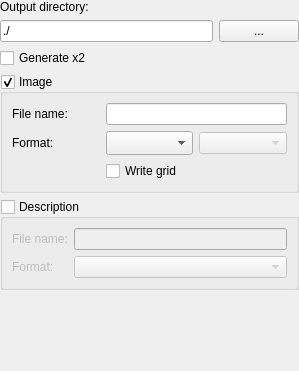
<?xml version="1.0" encoding="UTF-8"?>
<ui version="4.0">
 <class>OutputFrame</class>
 <widget class="QWidget" name="OutputFrame">
  <property name="geometry">
   <rect>
    <x>0</x>
    <y>0</y>
    <width>299</width>
    <height>371</height>
   </rect>
  </property>
  <property name="sizePolicy">
   <sizepolicy hsizetype="Minimum" vsizetype="Minimum">
    <horstretch>0</horstretch>
    <verstretch>0</verstretch>
   </sizepolicy>
  </property>
  <property name="windowTitle">
   <string>Frame</string>
  </property>
  <property name="locale">
   <locale language="English" country="UnitedStates"/>
  </property>
  <layout class="QGridLayout" name="gridLayout">
   <property name="sizeConstraint">
    <enum>QLayout::SetMinimumSize</enum>
   </property>
   <property name="leftMargin">
    <number>0</number>
   </property>
   <property name="topMargin">
    <number>0</number>
   </property>
   <property name="rightMargin">
    <number>0</number>
   </property>
   <property name="bottomMargin">
    <number>0</number>
   </property>
   <item row="0" column="0">
    <widget class="QLabel" name="label">
     <property name="text">
      <string>Output directory:</string>
     </property>
     <property name="buddy">
      <cstring>lineEditPath</cstring>
     </property>
    </widget>
   </item>
   <item row="1" column="1">
    <widget class="QPushButton" name="pushButtonSelectPath">
     <property name="text">
      <string notr="true">...</string>
     </property>
    </widget>
   </item>
   <item row="3" column="0" colspan="2">
    <widget class="QGroupBox" name="groupBoxImage">
     <property name="title">
      <string>Image</string>
     </property>
     <property name="checkable">
      <bool>true</bool>
     </property>
     <layout class="QGridLayout" name="gridLayout_2">
      <item row="0" column="1" colspan="2">
       <widget class="QLineEdit" name="lineEditImageFilename"/>
      </item>
      <item row="0" column="0">
       <widget class="QLabel" name="label_2">
        <property name="text">
         <string>File name:</string>
        </property>
        <property name="buddy">
         <cstring>lineEditImageFilename</cstring>
        </property>
       </widget>
      </item>
      <item row="1" column="1">
       <widget class="QComboBox" name="comboBoxImageFormat">
        <property name="sizeAdjustPolicy">
         <enum>QComboBox::AdjustToMinimumContentsLengthWithIcon</enum>
        </property>
        <property name="frame">
         <bool>true</bool>
        </property>
       </widget>
      </item>
      <item row="1" column="0">
       <widget class="QLabel" name="label_3">
        <property name="text">
         <string>Format:</string>
        </property>
        <property name="buddy">
         <cstring>comboBoxImageFormat</cstring>
        </property>
       </widget>
      </item>
      <item row="1" column="2">
       <widget class="QComboBox" name="comboBoxImageChannels">
        <property name="enabled">
         <bool>false</bool>
        </property>
       </widget>
      </item>
      <item row="3" column="1">
       <widget class="QCheckBox" name="checkBoxDrawGrid">
        <property name="text">
         <string>Write grid</string>
        </property>
       </widget>
      </item>
      <item row="3" column="2">
       <widget class="ColorButton" name="widgetGridColor" native="true">
        <property name="enabled">
         <bool>false</bool>
        </property>
       </widget>
      </item>
     </layout>
    </widget>
   </item>
   <item row="4" column="0" colspan="2">
    <widget class="QGroupBox" name="groupBoxDescription">
     <property name="enabled">
      <bool>true</bool>
     </property>
     <property name="title">
      <string>Description</string>
     </property>
     <property name="checkable">
      <bool>true</bool>
     </property>
     <property name="checked">
      <bool>false</bool>
     </property>
     <layout class="QGridLayout" name="gridLayout_3">
      <item row="0" column="1">
       <widget class="QLineEdit" name="lineEditDescriptionFilename"/>
      </item>
      <item row="0" column="0">
       <widget class="QLabel" name="label_4">
        <property name="text">
         <string>File name:</string>
        </property>
       </widget>
      </item>
      <item row="1" column="0">
       <widget class="QLabel" name="label_5">
        <property name="text">
         <string>Format:</string>
        </property>
       </widget>
      </item>
      <item row="1" column="1">
       <widget class="QComboBox" name="comboBoxDescriptionType"/>
      </item>
     </layout>
    </widget>
   </item>
   <item row="5" column="0">
    <spacer name="verticalSpacer">
     <property name="orientation">
      <enum>Qt::Vertical</enum>
     </property>
     <property name="sizeHint" stdset="0">
      <size>
       <width>20</width>
       <height>40</height>
      </size>
     </property>
    </spacer>
   </item>
   <item row="1" column="0">
    <widget class="QLineEdit" name="lineEditPath">
     <property name="text">
      <string>./</string>
     </property>
     <property name="readOnly">
      <bool>true</bool>
     </property>
    </widget>
   </item>
   <item row="2" column="0" colspan="2">
    <widget class="QCheckBox" name="checkBoxGenerateX2">
     <property name="text">
      <string>Generate x2</string>
     </property>
    </widget>
   </item>
  </layout>
 </widget>
 <customwidgets>
  <customwidget>
   <class>ColorButton</class>
   <extends>QWidget</extends>
   <header>colorbutton.h</header>
   <container>1</container>
  </customwidget>
 </customwidgets>
 <resources/>
 <connections/>
</ui>
